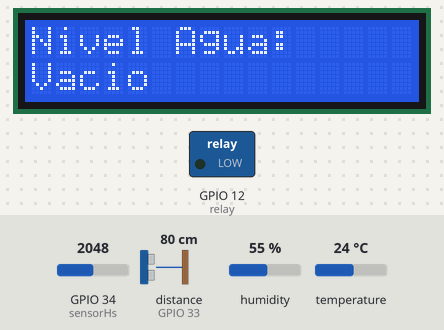
Simulated run of this sketch. Board: ESP32. Shown: 16×2 character LCD, switched loads named in the sketch (green lamp = pin HIGH). Wiring (inferred from the names in the program): ultrasonic range finder: trigger GPIO 32; echo GPIO 33. The inputs (shaded band) are chosen by the test bench; at power-on: distance to the obstacle (sensor on GPIO 33) 80 cm, GPIO 34 (sensorHs) = 2048, humidity 55 %, temperature 24 °C. The echo pulse lasts 58.3 µs per cm; WiFi joins after 1.5 s; servers stay silent unless stated; uploads are accepted with an empty reply; pins used as bus, display or sensor lines are not drawn; what the sketch prints to the serial monitor is not drawn.

Above: at 3.1 s.
3.2 s: distance to the obstacle (sensor on GPIO 33) set to 2 cm
At 9.7 s:
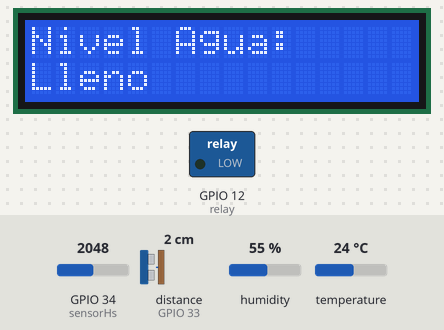
12.4 s: GPIO 34 (sensorHs) set to 1960
At 18.0 s:
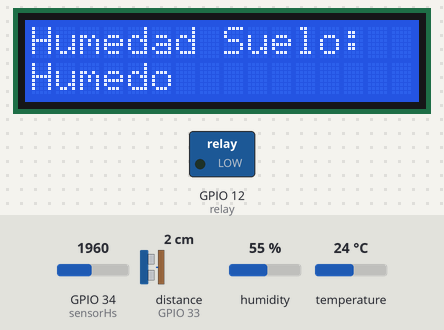
25.0 s: distance to the obstacle (sensor on GPIO 33) set to 9 cm
At 28.6 s:
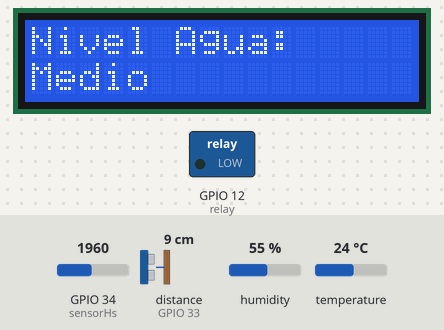
36.6 s: GPIO 34 (sensorHs) set to 3040
At 43.9 s:
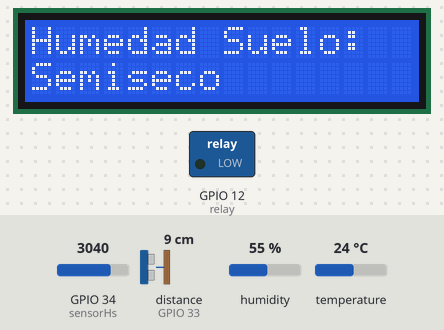
50.1 s: humidity set to 22 %
At 54.8 s:
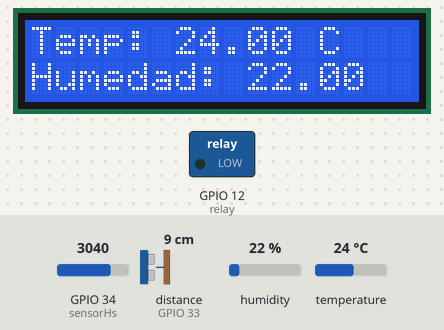
57.4 s: temperature set to 12 °C
At 61.1 s:
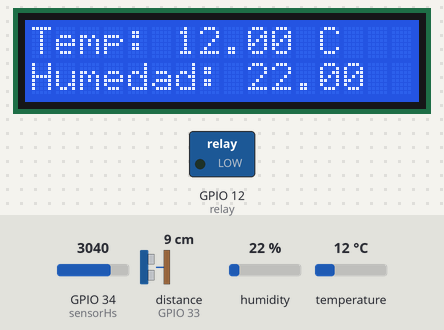
Timing chart, 0 to 62.6 s (numbered marks = the images above; inputs shaded):
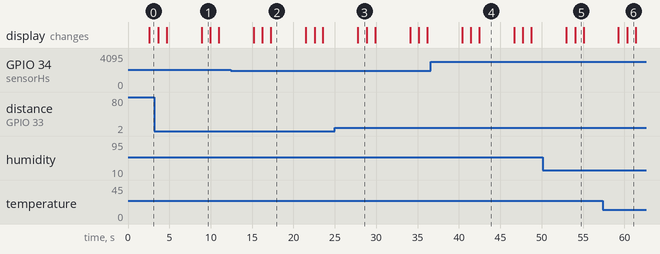

The sketch:

arduino.ino
```cpp
#include <LiquidCrystal_I2C.h>
#include "WiFi.h"
#include "DHT.h"
#include <HTTPClient.h>

const int sensorHs = 34;
const int trigPin = 32;
const int echoPin = 33;
#define DHTTYPE DHT11
const int sensorDh = 14;
const int relay = 12;

int humedadS;
int lvl;
float temp, hum;
String riego = "no";

const char* ssid = "H";
const char* password = "Passwd123";


LiquidCrystal_I2C lcd(0x27, 16, 2);
DHT dht(sensorDh, DHTTYPE);

void setup() {
  Serial.begin(115200);
  pinMode(relay, OUTPUT);
  pinMode(trigPin, OUTPUT);
  pinMode(echoPin, INPUT);
  dht.begin();
  lcd.begin(21, 22);
  lcd.backlight();
  conectarWifi();
}

void loop() {
  delay(1000);
  nivelAgua();
  delay(1000);
  leerdht11();
  delay(1000);
  humedadSuelo();
  delay(1000);
  if (not (isnan(temp) and isnan(hum))) {
    postDataToServer();
  }else{
    Serial.println("Siguiente...");
  }
  delay(1000);
}

//WIFI
void conectarWifi() {
  WiFi.begin(ssid, password);
  while (WiFi.status() != WL_CONNECTED) {
    delay(500);
    Serial.print(".");
  }
  Serial.println("Wifi conectado!");
}

//DHT11
void leerdht11() {
  temp = dht.readTemperature();
  hum = dht.readHumidity();
  Serial.print("Temperatura: ");
  Serial.print(temp);
  Serial.print(" Humedad: ");
  Serial.print(hum);
  Serial.println();
  lcd.clear();
  lcd.setCursor(0, 0);
  lcd.print("Temp: ");
  lcd.print(temp);
  lcd.print(" C");
  lcd.setCursor(0, 1);
  lcd.print("Humedad: ");
  lcd.print(hum);
}

//NIVEL DE AGUA
void nivelAgua() {
  float distancia = obtenerDistancia();
  float porcentaje;
  porcentaje = ((14 - distancia) * 100) / 11;
  lvl = porcentaje;
  Serial.print("Nivel: ");
  Serial.print(lvl);
  Serial.println();
  lcd.clear();
  lcd.setCursor(0, 0);
  lcd.print("Nivel Agua:");
  lcd.setCursor(0, 1);
  if (lvl <= 0) {
    lcd.print("Vacio");
  }
  else if (lvl > 0 && lvl <= 25) {
    lcd.print("Bajo");
  }
  else if (lvl > 25 && lvl <= 50) {
    lcd.print("Medio");
  }
  else if (lvl > 50) {
    lcd.print("Lleno");
  }
}

float obtenerDistancia() {
  int duracion, distancia;
  digitalWrite(trigPin, HIGH);
  delayMicroseconds(1000);
  digitalWrite(trigPin, LOW);
  duracion = pulseIn(echoPin, HIGH);
  distancia = (duracion / 2) / 29.1 ; //cm
  return distancia;
}

void humedadSuelo() {
  humedadS = analogRead(sensorHs);
  lcd.clear();
  lcd.setCursor(0, 0);
  lcd.print("Humedad Suelo:");
  lcd.setCursor(0, 1);
  if (humedadS == 4095) {
    lcd.print("Seco, ");
    lcd.print("Regando...");

    digitalWrite(relay, LOW);
    Serial.println("prender bomba");
    delay(2000);
    digitalWrite(relay, HIGH);
    Serial.println("apagar bomba");
    riego = "si";
    delay(1000);
  }
  else if (humedadS > 3000 && humedadS <= 4095) {
    lcd.print("Semiseco");
    riego = "no";
  }
  else if (humedadS > 2000 && humedadS <= 3000) {
    lcd.print("Semihumedo");
    riego = "no";
  }
  else if (humedadS < 2000) {
    lcd.print("Humedo");
    riego = "no";
  }
  Serial.print("humedad del suelo: ");
  Serial.print(humedadS);
  Serial.println();
  delay(1000);
}

void postDataToServer() {
  String dataPost = "nivelA=" + String(lvl) + "&humedadS=" + String(humedadS) + "&temperatura=" + String(temp, 1) +  "&humedad=" + String(hum, 1) + "&riego=" + riego;
  HTTPClient http;

  http.begin("https://192.168.97.49/django/datos/lista");
  http.addHeader("Content-Type", "application/x-www-form-urlencoded");
  http.addHeader("Authorization", "Token 9b8d43a32d446bdeb95b728d52fad59b3a4ce187");

  int res = http.POST(dataPost);
  Serial.println(String(res));
  http.end();
}
```

Measured:
- after the input at 3.2 s, the display: first differs from a run without the input after 5.7 s (image 1)
- after the input at 12.4 s, the display: first differs from a run without the input after 4.9 s (image 2)
- after the input at 25.0 s, the display: changes after 2.8 s (image 3)
- after the input at 36.6 s, the display: first differs from a run without the input after 5.9 s (image 4)
- what the display in image 1 shows lasts 1.0 s, from 8.9 s to 9.9 s
- what the display in image 2 shows lasts 4.2 s, from 17.3 s to 21.5 s
- what the display in image 5 shows lasts 1.1 s, from 54.0 s to 55.1 s
